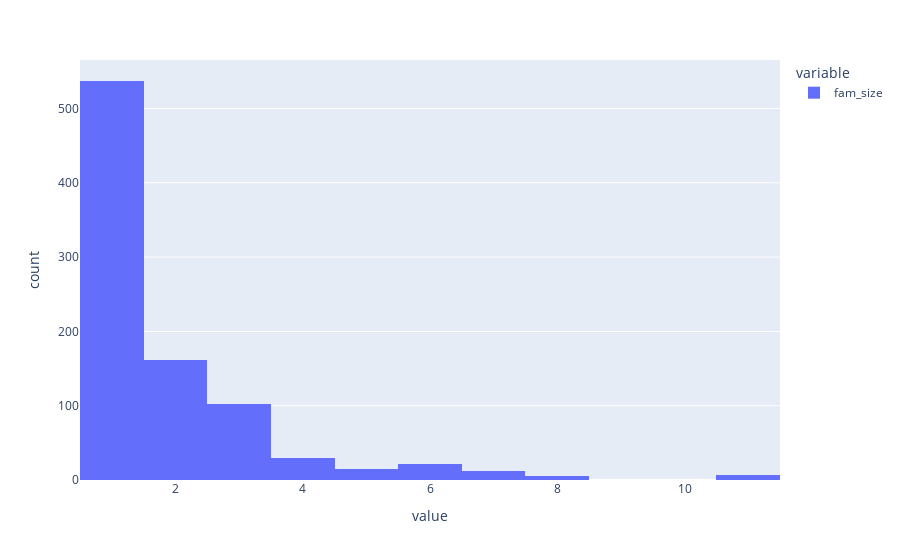

Notebook code for this chart:
### Code cell
# show histogram for fam_size

### Figure 1 — Plotly figure (JSON) as saved in the notebook; plotly's stock layout.template omitted (floating-point values rounded to 4 significant figures; data arrays with more than 128 entries replaced by an {"elided": "..."} marker saying what was removed)
{"data": [{"alignmentgroup": "True", "bingroup": "x", "hovertemplate": "variable=fam_size<br>value=%{x}<br>count=%{y}<extra></extra>", "legendgroup": "fam_size", "marker": {"color": "#636efa", "pattern": {"shape": ""}}, "name": "fam_size", "offsetgroup": "fam_size", "orientation": "v", "showlegend": true, "type": "histogram", "x": {"elided": "891 int values"}, "xaxis": "x", "yaxis": "y"}], "layout": {"barmode": "relative", "legend": {"title": {"text": "variable"}, "tracegroupgap": 0}, "margin": {"t": 60}, "xaxis": {"anchor": "y", "domain": [0, 1], "title": {"text": "value"}}, "yaxis": {"anchor": "x", "domain": [0, 1], "title": {"text": "count"}}}}
